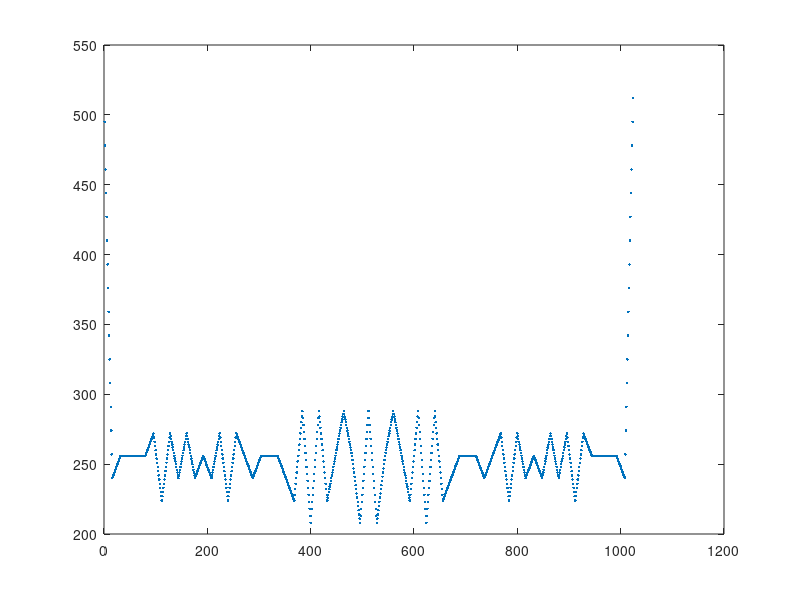

Write the MATLAB code that produced this figure.
clc;

ORDER = 6; % 6 or 8

a=[1, zeros(1,ORDER-1)];

state = zeros(1, 2^ORDER);
m = zeros(1, 2^ORDER);

for i=1:(2^ORDER-1)
    state(i+1)=sum(a.*(2.^(0:ORDER-1)));
    m(i+1)=a(1);
    if ORDER==6
        f=xor(a(1), a(2));
    elseif ORDER==8
        f=xor(xor(a(1), a(2)), xor(a(6), a(7)));
    end
    a=[a(2:ORDER), f];
end

if length(unique(state))==2^ORDER
    fprintf('m seq:\n');
    fprintf('%d,', m);
    fprintf('\n');
else
    fprintf('NOT MSEQ!\n');
end

m = reshape(repmat(m, 16, 1), 1, length(m)*16);

s = zeros(1, length(m));
for i=0:(length(m)-1)
    for j=1:length(m)
        s(i+1) = s(i+1) + m(j)*m(mod(j+i, length(m))+1);
    end
end

plot(s, '.');
